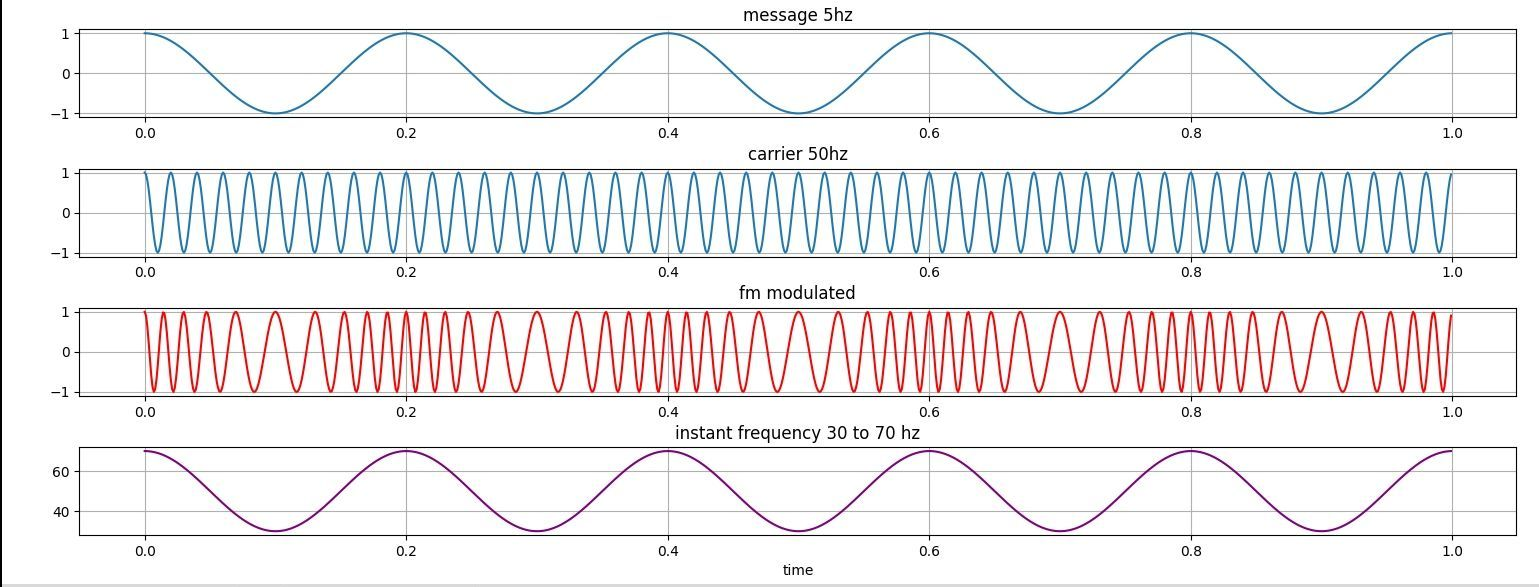

Write Python code to recreate this figure.
import numpy as np
import matplotlib.pyplot as plt

# 5hz message, 50hz carrier

fs = 1000
t = np.arange(0, 1, 1/fs)

# Message; 5hz, low frequency 
msg = np.cos(2*np.pi*5*t)  

# Carrier; 50hz, high frequency 
car = np.cos(2*np.pi*50*t) 

# Fm modulation and Formula
# cos(2pi * fc * t + kf/fm * sin(2pi * fm * t))
kf = 20
fm = 5
fc = 50

fm_sig = np.cos(2*np.pi*fc*t + (kf/fm)*np.sin(2*np.pi*fm*t))

# Plots
plt.figure(figsize=(9,7))

plt.subplot(4,1,1)
plt.plot(t, msg)
plt.title("message 5hz")
plt.grid(True)

plt.subplot(4,1,2)
plt.plot(t, car)
plt.title("carrier 50hz")
plt.grid(True)

plt.subplot(4,1,3)
plt.plot(t, fm_sig, color='r')
plt.title("fm modulated")
plt.grid(True)

plt.subplot(4,1,4)
# Frequency goes up and down with message 
inst_freq = fc + kf*msg
plt.plot(t, inst_freq, color='purple')
plt.title("instant frequency 30 to 70 hz")
plt.xlabel("time")
plt.grid(True)

plt.tight_layout()
plt.show()
